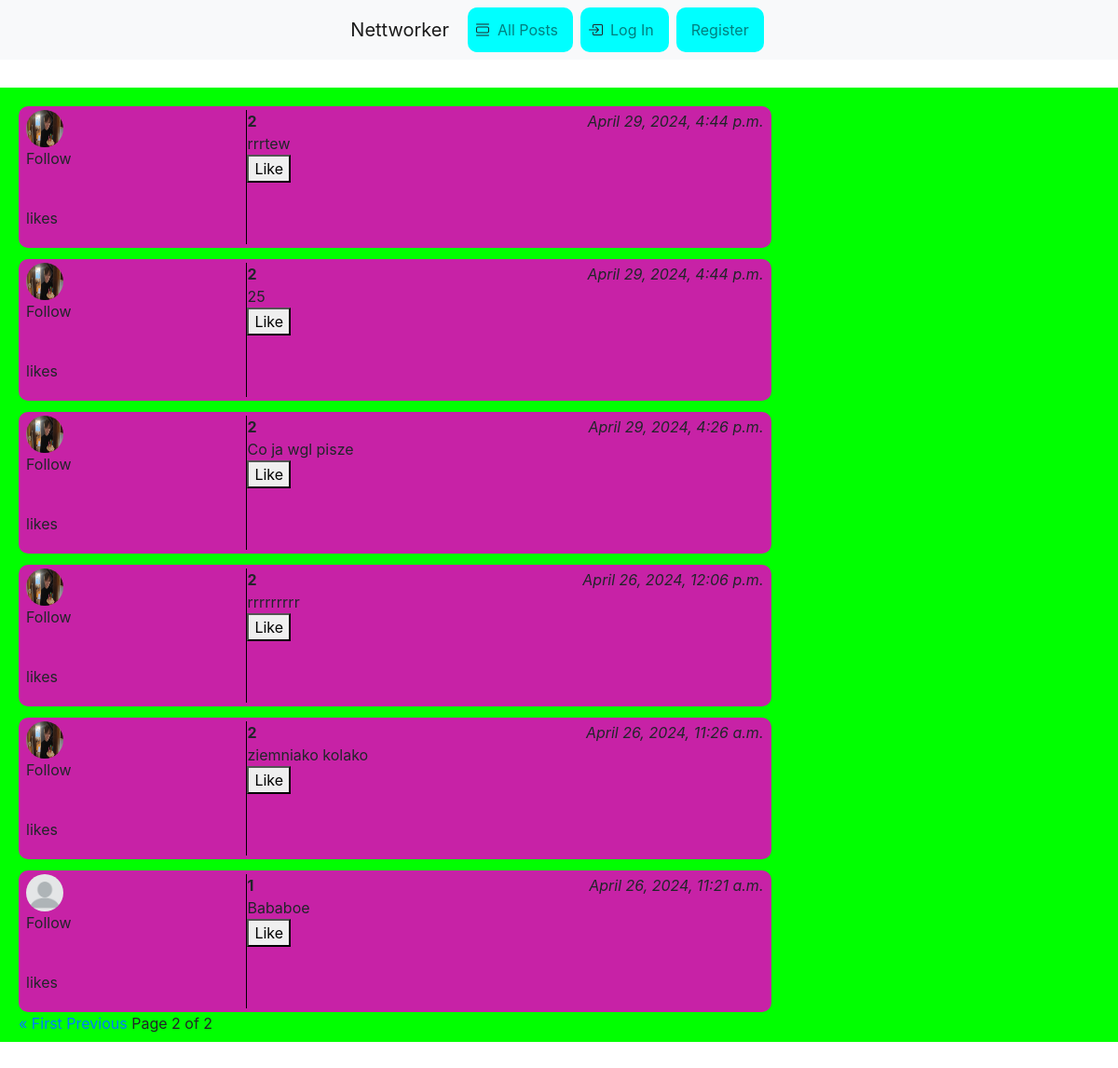
Screenshot of /?page=2 with the database file from the repository.
### network/models.py (models this page shows, shortened)
class Post(models.Model):
    content = models.CharField(max_length=255)
    user = models.ForeignKey(User, on_delete=models.CASCADE)
    date = models.DateTimeField(auto_now_add=True)

class User(AbstractUser):
    first_name = models.CharField(max_length=50)
    last_name = models.CharField(max_length=50)
    description = models.CharField(max_length=255, default="", null=True, blank=True)
    profilePicture = models.ImageField(null=True, blank=True, upload_to="images")

### network/views.py (the view)
# urls.py: path("", views.index, name="index"),
def index(request):
    posts = Post.objects.all().order_by("-date")
    p = Paginator(posts, 10)
    page = request.GET.get('page')
    posts_paginated = p.get_page(page)
    return render(request, "network/index.html", {"posts": posts, "posts_paginated": posts_paginated})

### network/templates/network/index.html (shortened to what this page needs)
{% extends "network/layout.html" %}
{% block body %}
    <div class="content">
        {% if posts %}
            <div class="posts-container">
                {% for post in posts_paginated %}
                    <div class="post">
                        <div class="post-first-row">
                            <a href="{% url 'profile' post.user.username%}"><img class="post-profile-image" src="{{ post.user.profilePicture }}" alt="Profile Picture"></a>
                            <br>
                            <p>Follow</p>
                            <br>
                            <p>{{ post.likes }} likes</p>
                        </div>
                        <div class="post-second-row">
                            <div class="post-info">
                                <b>{{ post.user.username }}</b>
                                <i>{{ post.date }}</i>
                            </div>
                            {{ post.content }}
                            <br>
                            <button>Like</button>
                        </div>
                    </div>
                {% endfor %}
            </div>
        {% else %}
            <div class="loader">No posts to show,  probably something is wrong.</div>
        {% endif %}
        <div class="paginator">
            {% if posts_paginated.has_previous %}
                <a href="?page=1">&laquo; First</a>
                <a href="?page={{ posts_paginated.previous_page_number}}">Previous</a>
            {% endif %}
            Page {{ posts_paginated.number}} of {{ posts_paginated.paginator.num_pages }}
        </div>
    </div>
{% endblock %}

### network/static/network/styles.css (style rules this page uses)
.content { max-width: 1200px; margin: auto; margin-top: 30px; margin-bottom: 30px; padding: 8px 20px; background-color: rgb(1, 255, 1); }
.post { background-color: rgb(199, 34, 166); border-radius: 10px; padding: 4px 8px; margin-top: 12px; width: 80ch; display: flex; }
.post-first-row { align-items: center; width: 30%; border-right: 1px solid black; }
.post-profile-image { width: 40px; height: 40px; border-radius: 50%; }
.post-second-row { width: 70%; }
.post-info { display: flex; justify-content: space-between; }

### rows the page displays
Post: user.profilePicture (picture), user.username "2", date "April 29, 2024, 4:44 p.m.", content "rrrtew"
Post: user.profilePicture (picture), user.username "2", date "April 29, 2024, 4:44 p.m.", content "25"
Post: user.profilePicture (picture), user.username "2", date "April 29, 2024, 4:26 p.m.", content "Co ja wgl pisze"
Post: user.profilePicture (picture), user.username "2", date "April 26, 2024, 12:06 p.m.", content "rrrrrrrrr"
Post: user.profilePicture (picture), user.username "2", date "April 26, 2024, 11:26 a.m.", content "ziemniako kolako"
Post: user.profilePicture (placeholder picture), user.username "1", date "April 26, 2024, 11:21 a.m.", content "Bababoe"

### other values shown
{{ posts_paginated.number }} "2"
{{ posts_paginated.paginator.num_pages }} "2"
